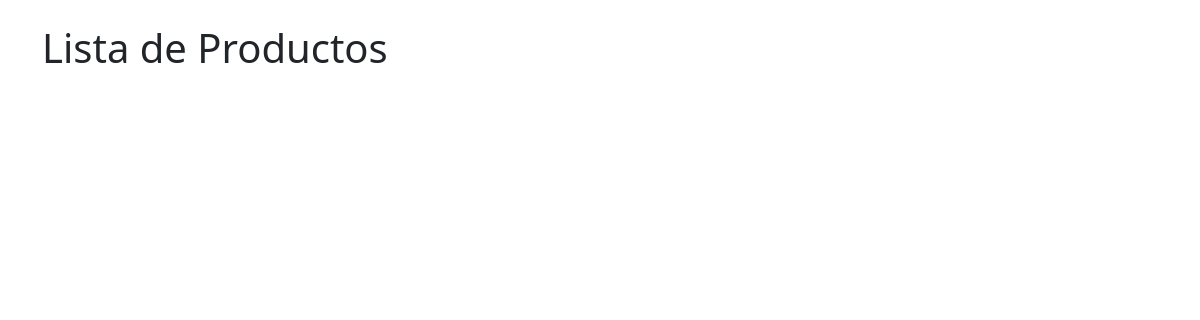
/showProduct/, run on an earlier commit of the app's database.
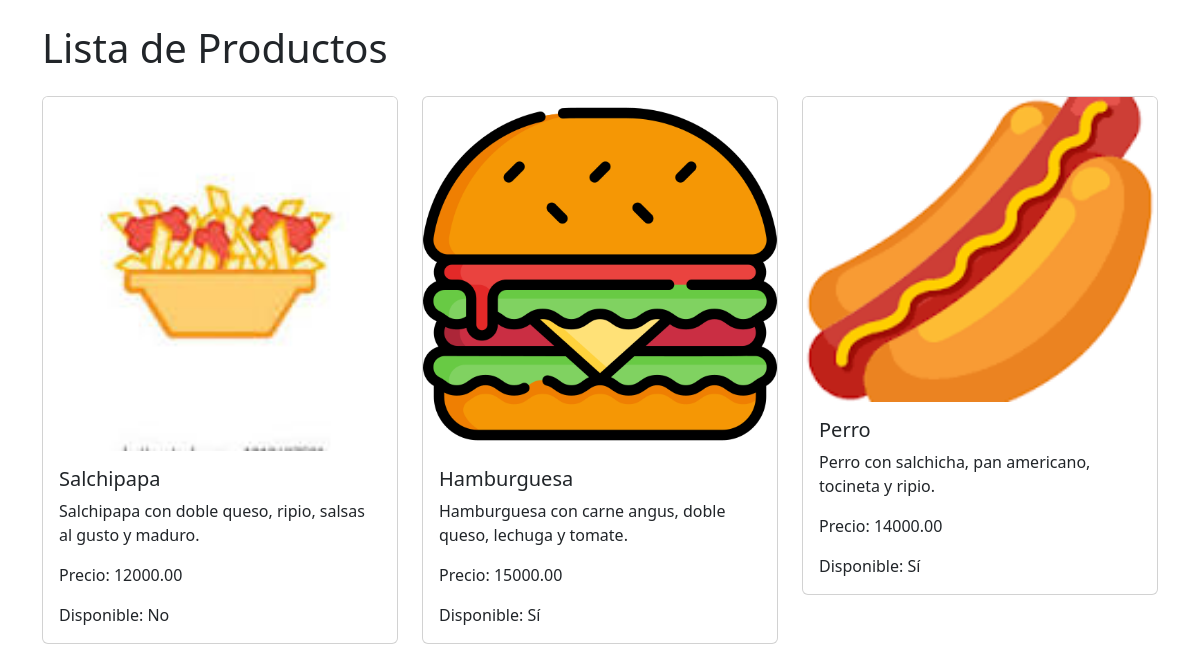
And on a later commit of the database.
### myapp/models.py (models this page shows)
class Producto(models.Model):
    idProducto = models.AutoField(primary_key=True)
    descripcion = models.CharField(max_length=100)
    disponible = models.BooleanField(default=True)
    precio = models.DecimalField(max_digits=10, decimal_places=2)
    nombre = models.CharField(max_length=50,default="")
    imgProducto = models.ImageField(upload_to="myapp/static/img", null=True)

### myapp/views.py (the view)
# urls.py: path('showProduct/', views.showProduct, name='showProduct')
def showProduct(request):
    Productos = Producto.objects.all()
    return render(request, 'showProduct.html', {'Productos': Productos})

### myapp/templates/showProduct.html (shortened to what this page needs)
{% load static %}
<!DOCTYPE html>
<html lang="es">
<head>
    <link href="https://cdn.jsdelivr.net/npm/bootstrap@5.3.0-alpha1/dist/css/bootstrap.min.css" rel="stylesheet">
</head>
<body>
    <div class="container">
        <h1 class="my-4">Lista de Productos</h1>
        <div class="row">
            {% for producto in Productos %}
                <div class="col-md-4 mb-4">
                    <div class="card">
                        <img src="{% static producto.imgProducto %}" alt="Imagen del producto" class="card-img-top">
                        <div class="card-body">
                            <h5 class="card-title">{{ producto.nombre }}</h5>
                            <p class="card-text">{{ producto.descripcion }}</p>
                            <p class="card-text">Precio: {{ producto.precio }}</p>
                            <p class="card-text">Disponible: {% if producto.disponible %} Sí {% else %} No {% endif %}</p>
                        </div>
                    </div>
                </div>
            {% endfor %}
        </div>
    </div>
</body>
</html>

What changed in the data, as far as the page shows it:
added Producto: imgProducto (picture), nombre "Salchipapa", descripcion "Salchipapa con doble queso, ripio, salsas al gusto y maduro.", precio "12000.00", disponible "No"
added Producto: imgProducto (picture), nombre "Hamburguesa", descripcion "Hamburguesa con carne angus, doble queso, lechuga y tomate.", precio "15000.00", disponible "Sí"
added Producto: imgProducto (picture), nombre "Perro", descripcion "Perro con salchicha, pan americano, tocineta y ripio.", precio "14000.00", disponible "Sí"
